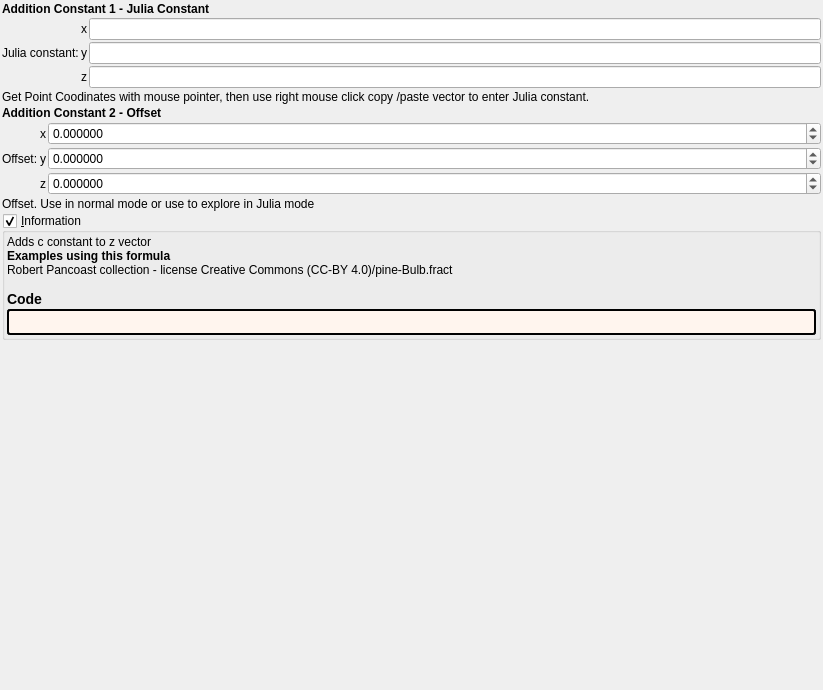
<?xml version="1.0" encoding="UTF-8"?>
<ui version="4.0">
 <class>transf_add_constant</class>
 <widget class="QWidget" name="Form">
  <property name="geometry">
   <rect>
    <x>0</x>
    <y>0</y>
    <width>823</width>
    <height>690</height>
   </rect>
  </property>
  <property name="windowTitle">
   <string notr="true">transf_add_constant</string>
  </property>
  <layout class="QVBoxLayout" name="verticalLayout">
   <property name="spacing">
    <number>2</number>
   </property>
   <property name="leftMargin">
    <number>2</number>
   </property>
   <property name="topMargin">
    <number>2</number>
   </property>
   <property name="rightMargin">
    <number>2</number>
   </property>
   <property name="bottomMargin">
    <number>2</number>
   </property>
   <item>
    <widget class="QLabel" name="label_258">
     <property name="font">
      <font>
       <weight>75</weight>
       <bold>true</bold>
      </font>
     </property>
     <property name="text">
      <string>Addition Constant 1 - Julia Constant</string>
     </property>
    </widget>
   </item>
   <item>
    <layout class="QGridLayout" name="gridLayout_64">
     <property name="spacing">
      <number>2</number>
     </property>
     <item row="4" column="3">
      <widget class="MyLineEdit" name="vect3_transf_addition_constant_z">
       <property name="sizePolicy">
        <sizepolicy hsizetype="Expanding" vsizetype="Maximum">
         <horstretch>0</horstretch>
         <verstretch>0</verstretch>
        </sizepolicy>
       </property>
      </widget>
     </item>
     <item row="2" column="2">
      <widget class="QLabel" name="label_117">
       <property name="text">
        <string notr="true">x</string>
       </property>
      </widget>
     </item>
     <item row="3" column="2">
      <widget class="QLabel" name="label_116">
       <property name="text">
        <string notr="true">y</string>
       </property>
      </widget>
     </item>
     <item row="3" column="3">
      <widget class="MyLineEdit" name="vect3_transf_addition_constant_y">
       <property name="sizePolicy">
        <sizepolicy hsizetype="Expanding" vsizetype="Maximum">
         <horstretch>0</horstretch>
         <verstretch>0</verstretch>
        </sizepolicy>
       </property>
      </widget>
     </item>
     <item row="2" column="3">
      <widget class="MyLineEdit" name="vect3_transf_addition_constant_x">
       <property name="sizePolicy">
        <sizepolicy hsizetype="Expanding" vsizetype="Maximum">
         <horstretch>0</horstretch>
         <verstretch>0</verstretch>
        </sizepolicy>
       </property>
      </widget>
     </item>
     <item row="3" column="1">
      <widget class="QLabel" name="label_256">
       <property name="text">
        <string>Julia constant:</string>
       </property>
      </widget>
     </item>
     <item row="4" column="2">
      <widget class="QLabel" name="label_118">
       <property name="text">
        <string notr="true">z</string>
       </property>
      </widget>
     </item>
    </layout>
   </item>
   <item>
    <widget class="QLabel" name="label">
     <property name="text">
      <string>Get Point Coodinates with mouse pointer, then use right mouse click copy /paste vector to enter Julia constant.</string>
     </property>
     <property name="wordWrap">
      <bool>true</bool>
     </property>
    </widget>
   </item>
   <item>
    <widget class="QLabel" name="label_257">
     <property name="font">
      <font>
       <weight>75</weight>
       <bold>true</bold>
      </font>
     </property>
     <property name="text">
      <string>Addition Constant 2 - Offset</string>
     </property>
    </widget>
   </item>
   <item>
    <layout class="QGridLayout" name="gridLayout_63" columnstretch="0,0,0,1">
     <property name="spacing">
      <number>2</number>
     </property>
     <item row="2" column="2">
      <widget class="QLabel" name="label_114">
       <property name="text">
        <string notr="true">x</string>
       </property>
      </widget>
     </item>
     <item row="2" column="3">
      <widget class="MyDoubleSpinBox" name="spinbox3_transf_addition_constantA_000_x">
       <property name="sizePolicy">
        <sizepolicy hsizetype="Minimum" vsizetype="Maximum">
         <horstretch>0</horstretch>
         <verstretch>0</verstretch>
        </sizepolicy>
       </property>
       <property name="prefix">
        <string/>
       </property>
       <property name="suffix">
        <string/>
       </property>
       <property name="decimals">
        <number>6</number>
       </property>
       <property name="minimum">
        <double>-99.989999999999995</double>
       </property>
       <property name="maximum">
        <double>99.989999999999995</double>
       </property>
       <property name="singleStep">
        <double>0.100000000000000</double>
       </property>
      </widget>
     </item>
     <item row="4" column="2">
      <widget class="QLabel" name="label_115">
       <property name="text">
        <string notr="true">z</string>
       </property>
      </widget>
     </item>
     <item row="3" column="2">
      <widget class="QLabel" name="label_113">
       <property name="text">
        <string notr="true">y</string>
       </property>
      </widget>
     </item>
     <item row="4" column="3">
      <widget class="MyDoubleSpinBox" name="spinbox3_transf_addition_constantA_000_z">
       <property name="sizePolicy">
        <sizepolicy hsizetype="Minimum" vsizetype="Maximum">
         <horstretch>0</horstretch>
         <verstretch>0</verstretch>
        </sizepolicy>
       </property>
       <property name="prefix">
        <string/>
       </property>
       <property name="suffix">
        <string/>
       </property>
       <property name="decimals">
        <number>6</number>
       </property>
       <property name="minimum">
        <double>-99.989999999999995</double>
       </property>
       <property name="maximum">
        <double>99.989999999999995</double>
       </property>
       <property name="singleStep">
        <double>0.100000000000000</double>
       </property>
      </widget>
     </item>
     <item row="3" column="3">
      <widget class="MyDoubleSpinBox" name="spinbox3_transf_addition_constantA_000_y">
       <property name="sizePolicy">
        <sizepolicy hsizetype="Minimum" vsizetype="Maximum">
         <horstretch>0</horstretch>
         <verstretch>0</verstretch>
        </sizepolicy>
       </property>
       <property name="prefix">
        <string/>
       </property>
       <property name="suffix">
        <string/>
       </property>
       <property name="decimals">
        <number>6</number>
       </property>
       <property name="minimum">
        <double>-99.989999999999995</double>
       </property>
       <property name="maximum">
        <double>99.989999999999995</double>
       </property>
       <property name="singleStep">
        <double>0.100000000000000</double>
       </property>
      </widget>
     </item>
     <item row="3" column="1">
      <widget class="QLabel" name="label_255">
       <property name="text">
        <string>Offset:</string>
       </property>
      </widget>
     </item>
    </layout>
   </item>
   <item>
    <widget class="QLabel" name="label_2">
     <property name="text">
      <string>Offset. Use in normal mode or use to explore in Julia mode</string>
     </property>
     <property name="wordWrap">
      <bool>true</bool>
     </property>
    </widget>
   </item>
   <item>
    <widget class="MyGroupBox" name="groupCheck_info">
     <property name="title">
      <string>&amp;Information</string>
     </property>
     <property name="flat">
      <bool>false</bool>
     </property>
     <property name="checkable">
      <bool>true</bool>
     </property>
     <layout class="QVBoxLayout" name="verticalLayout_2">
      <property name="spacing">
       <number>2</number>
      </property>
      <property name="leftMargin">
       <number>2</number>
      </property>
      <property name="topMargin">
       <number>2</number>
      </property>
      <property name="rightMargin">
       <number>2</number>
      </property>
      <property name="bottomMargin">
       <number>2</number>
      </property>
      <item>
       <widget class="QLabel" name="label_information_general">
        <property name="text">
         <string notr="true">&lt;p&gt;Adds c constant to z vector&lt;/p&gt;&lt;table&gt;
&lt;/table&gt;
&lt;br&gt;&lt;b&gt;Examples using this formula&lt;/b&gt;&lt;br&gt;Robert Pancoast collection - license Creative Commons (CC-BY 4.0)/pine-Bulb.fract&lt;h3&gt;Code&lt;/h3&gt;</string>
        </property>
        <property name="wordWrap">
         <bool>true</bool>
        </property>
        <property name="openExternalLinks">
         <bool>true</bool>
        </property>
        <property name="textInteractionFlags">
         <set>Qt::LinksAccessibleByMouse|Qt::TextSelectableByMouse</set>
        </property>
       </widget>
      </item>
      <item>
       <widget class="QLabel" name="label_code_content">
        <property name="styleSheet">
         <string notr="true">border-style: outset; border-width: 2px; border-radius: 3px; border-color: black; background-color: #fff5ee; padding: 4px;</string>
        </property>
        <property name="text">
         <string notr="true"></string>
        </property>
        <property name="wordWrap">
         <bool>true</bool>
        </property>
        <property name="openExternalLinks">
         <bool>true</bool>
        </property>
        <property name="textInteractionFlags">
         <set>Qt::LinksAccessibleByMouse|Qt::TextSelectableByMouse</set>
        </property>
       </widget>
      </item>
     </layout>
    </widget>
   </item>
   <item>
    <spacer name="verticalSpacer">
     <property name="orientation">
      <enum>Qt::Vertical</enum>
     </property>
     <property name="sizeHint" stdset="0">
      <size>
       <width>20</width>
       <height>40</height>
      </size>
     </property>
    </spacer>
   </item>
  </layout>
 </widget>
 <customwidgets>
  <customwidget>
   <class>MyDoubleSpinBox</class>
   <extends>QDoubleSpinBox</extends>
   <header>my_double_spin_box.h</header>
  </customwidget>
  <customwidget>
   <class>MyGroupBox</class>
   <extends>QGroupBox</extends>
   <header>my_group_box.h</header>
   <container>1</container>
  </customwidget>
  <customwidget>
   <class>MyLineEdit</class>
   <extends>QLineEdit</extends>
   <header>my_line_edit.h</header>
  </customwidget>
 </customwidgets>
 <tabstops>
  <tabstop>vect3_transf_addition_constant_x</tabstop>
  <tabstop>vect3_transf_addition_constant_y</tabstop>
  <tabstop>vect3_transf_addition_constant_z</tabstop>
  <tabstop>spinbox3_transf_addition_constantA_000_x</tabstop>
  <tabstop>spinbox3_transf_addition_constantA_000_y</tabstop>
  <tabstop>spinbox3_transf_addition_constantA_000_z</tabstop>
  <tabstop>groupCheck_info</tabstop>
 </tabstops>
 <resources/>
 <connections/>
</ui>
